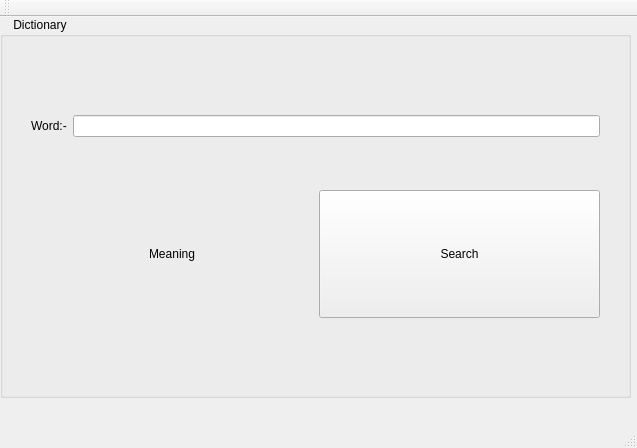
<?xml version="1.0" encoding="UTF-8"?>
<ui version="4.0">
 <class>MainWindow</class>
 <widget class="QMainWindow" name="MainWindow">
  <property name="geometry">
   <rect>
    <x>0</x>
    <y>0</y>
    <width>637</width>
    <height>448</height>
   </rect>
  </property>
  <property name="windowTitle">
   <string>MainWindow</string>
  </property>
  <widget class="QWidget" name="centralWidget">
   <widget class="QGroupBox" name="groupBox">
    <property name="geometry">
     <rect>
      <x>0</x>
      <y>0</y>
      <width>631</width>
      <height>381</height>
     </rect>
    </property>
    <property name="title">
     <string>    Dictionary</string>
    </property>
    <widget class="QWidget" name="">
     <property name="geometry">
      <rect>
       <x>20</x>
       <y>40</y>
       <width>591</width>
       <height>321</height>
      </rect>
     </property>
     <layout class="QVBoxLayout" name="verticalLayout">
      <item>
       <layout class="QHBoxLayout" name="horizontalLayout">
        <item>
         <widget class="QLabel" name="label">
          <property name="text">
           <string>Word:-</string>
          </property>
         </widget>
        </item>
        <item>
         <widget class="QLineEdit" name="lineEdit"/>
        </item>
       </layout>
      </item>
      <item>
       <layout class="QHBoxLayout" name="horizontalLayout_2">
        <item>
         <widget class="QLabel" name="label_2">
          <property name="cursor">
           <cursorShape>WaitCursor</cursorShape>
          </property>
          <property name="acceptDrops">
           <bool>false</bool>
          </property>
          <property name="text">
           <string>Meaning</string>
          </property>
          <property name="alignment">
           <set>Qt::AlignCenter</set>
          </property>
         </widget>
        </item>
        <item>
         <widget class="QPushButton" name="pushButton">
          <property name="minimumSize">
           <size>
            <width>10</width>
            <height>128</height>
           </size>
          </property>
          <property name="cursor">
           <cursorShape>OpenHandCursor</cursorShape>
          </property>
          <property name="text">
           <string>Search</string>
          </property>
         </widget>
        </item>
       </layout>
      </item>
     </layout>
    </widget>
   </widget>
  </widget>
  <widget class="QMenuBar" name="menuBar">
   <property name="geometry">
    <rect>
     <x>0</x>
     <y>0</y>
     <width>637</width>
     <height>22</height>
    </rect>
   </property>
  </widget>
  <widget class="QToolBar" name="mainToolBar">
   <attribute name="toolBarArea">
    <enum>TopToolBarArea</enum>
   </attribute>
   <attribute name="toolBarBreak">
    <bool>false</bool>
   </attribute>
  </widget>
  <widget class="QStatusBar" name="statusBar"/>
 </widget>
 <layoutdefault spacing="6" margin="11"/>
 <resources/>
 <connections/>
</ui>
